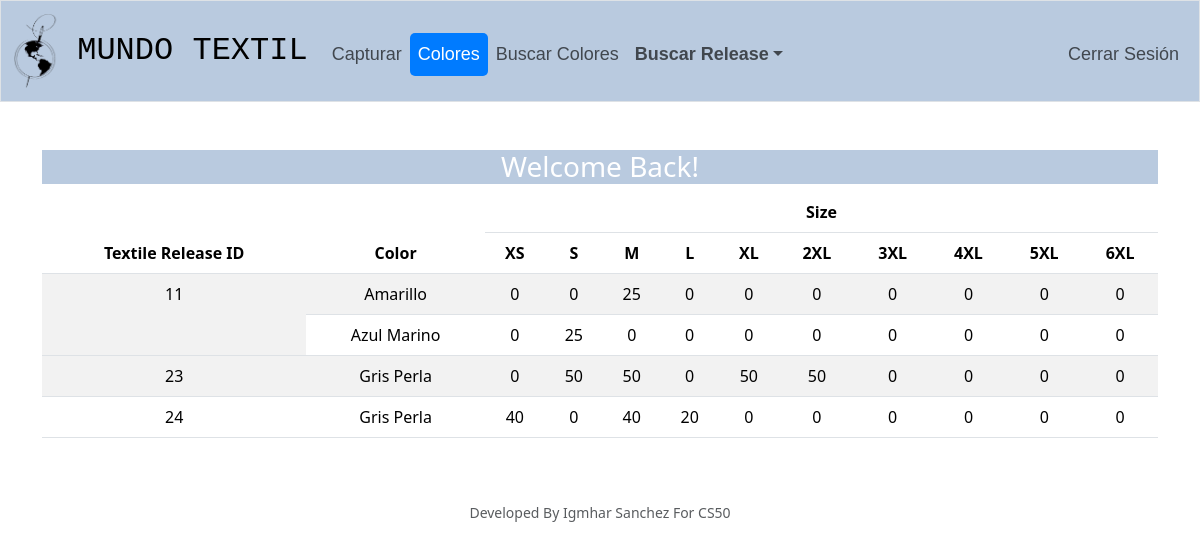
Page /colors (signed in) on the committed database.
### tables this page shows
CREATE TABLE color_quantities (
    id INTEGER PRIMARY KEY AUTOINCREMENT NOT NULL,
    textile_release_id INTEGER,
    color TEXT,
    size TEXT,
    total_quantity INTEGER,
    FOREIGN KEY (textile_release_id) REFERENCES textile_releases(id)
);

### app.py (the view)
@app.route("/colors", methods=["GET", "POST"])
@login_required
def colors():
    color_quantities = db.execute("SELECT textile_release_id, color, size, total_quantity FROM color_quantities")
    color_quantity_dict = {}
    for row in color_quantities:
        textile_release_id = row['textile_release_id']
        color = row['color']
        size = row['size']
        quantity = row['total_quantity']
        if textile_release_id not in color_quantity_dict:
            color_quantity_dict[textile_release_id] = {}
        if color not in color_quantity_dict[textile_release_id]:
            color_quantity_dict[textile_release_id][color] = {}
        color_quantity_dict[textile_release_id][color][size] = quantity
    return render_template("colors.html", color_quantities=color_quantity_dict)

### app.py (called while the page is built)
@app.after_request
def after_request(response):
    response.headers["Cache-Control"] = "no-cache, no-store, must-revalidate"
    response.headers["Expires"] = 0
    response.headers["Pragma"] = "no-cache"
    return response

### helpers.py (called while the page is built)
def login_required(f):
    @wraps(f)
    def decorated_function(*args, **kwargs):
        if session.get("user_id") is None:
            return redirect("/login")
        return f(*args, **kwargs)
    return decorated_function

### templates/colors.html (shortened to what this page needs)
{% extends "layout.html" %}
{% block main %}
    <div class="bg-custom">
        <h3 style="color: white">Welcome Back!</h3>
    </div>
    <table class="table table-striped" >
        <thead class = "Rosa">
            <tr>
                <th rowspan="2">Textile Release ID</th>
                <th rowspan="2">Color</th>
                <th colspan="10">Size</th>
            </tr>
            <tr>
                <th>XS</th>
                <th>S</th>
                <th>M</th>
                <th>L</th>
                <th>XL</th>
                <th>2XL</th>
                <th>3XL</th>
                <th>4XL</th>
                <th>5XL</th>
                <th>6XL</th>
            </tr>
        </thead>
        <tbody >
            {% for textile_release_id, color_sizes in color_quantities.items() %}
                {% for color, sizes in color_sizes.items() %}
                    <tr class="{{ color|replace(' ', '_') }}">
                        {% if loop.first %}
                            <td rowspan="{{ color_sizes|length }}">{{ textile_release_id }}</td>
                        {% endif %}
                        <td>{{ color }}</td>
                        {% for size in ['XS', 'S', 'M', 'L', 'XL', '2XL', '3XL', '4XL', '5XL', '6XL'] %}
                            <td>{{ sizes.get(size, 0) }}</td>
                        {% endfor %}
                    </tr>
                {% endfor %}
            {% endfor %}
        </tbody>
    </table>
{% endblock %}

### static/styles.css (style rules this page uses)
.bg-custom { background-color: #b9cadf; }
.Rosa { background-color: rgb(243, 132, 160); }
.Azul_Marino { background-color: blue; }

### rows in the picture
color_quantities: textile_release "11", color "Amarillo", get "0" "0" "25" "0" "0" "0" "0" "0" "0" "0"
color_quantities: color "Azul Marino", get "0" "25" "0" "0" "0" "0" "0" "0" "0" "0"
color_quantities: textile_release "23", color "Gris Perla", get "0" "50" "50" "0" "50" "50" "0" "0" "0" "0"
color_quantities: textile_release "24", color "Gris Perla", get "40" "0" "40" "20" "0" "0" "0" "0" "0" "0"
